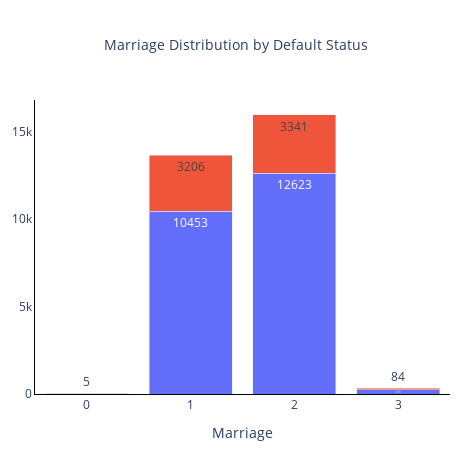

Write notebook code for a chart like this one.
### Code cell
fig = go.Figure()
fig.add_trace(
    go.Bar(x=marriage_target.index, y=marriage_target[0], text=marriage_target[0])
)

fig.add_trace(
    go.Bar(x=marriage_target.index, y=marriage_target[1], text=marriage_target[1])
)
fig.update_layout(
      barmode="stack",
      plot_bgcolor="white",
      height=450,
      width=475,
      margin={
          "l":25,
          "r":25,
          "b":25
      },
      title_text="Marriage Distribution by Default Status <br>",
      title={
          "x":0.5,
          "xanchor":"center",
          "font":{
              "size":14
          }
      },
      xaxis_title="Marriage",
      showlegend=False
  )
fig.update_xaxes(
      showline = True,
      linewidth=1,
      linecolor="black"
  )
fig.update_yaxes(
      showline = True,
      linewidth=1,
      linecolor="black"
  )
fig.show()

### Figure 1 — Plotly figure (JSON) as saved in the notebook; plotly's stock layout.template omitted (floating-point values rounded to 4 significant figures)
{"data": [{"text": [49, 10453, 12623, 239], "type": "bar", "x": [0, 1, 2, 3], "y": [49, 10453, 12623, 239]}, {"text": [5, 3206, 3341, 84], "type": "bar", "x": [0, 1, 2, 3], "y": [5, 3206, 3341, 84]}], "layout": {"barmode": "stack", "height": 450, "margin": {"b": 25, "l": 25, "r": 25}, "plot_bgcolor": "white", "showlegend": false, "title": {"font": {"size": 14}, "text": "Marriage Distribution by Default Status <br>", "x": 0.5, "xanchor": "center"}, "width": 475, "xaxis": {"linecolor": "black", "linewidth": 1, "showline": true, "title": {"text": "Marriage"}}, "yaxis": {"linecolor": "black", "linewidth": 1, "showline": true}}}
